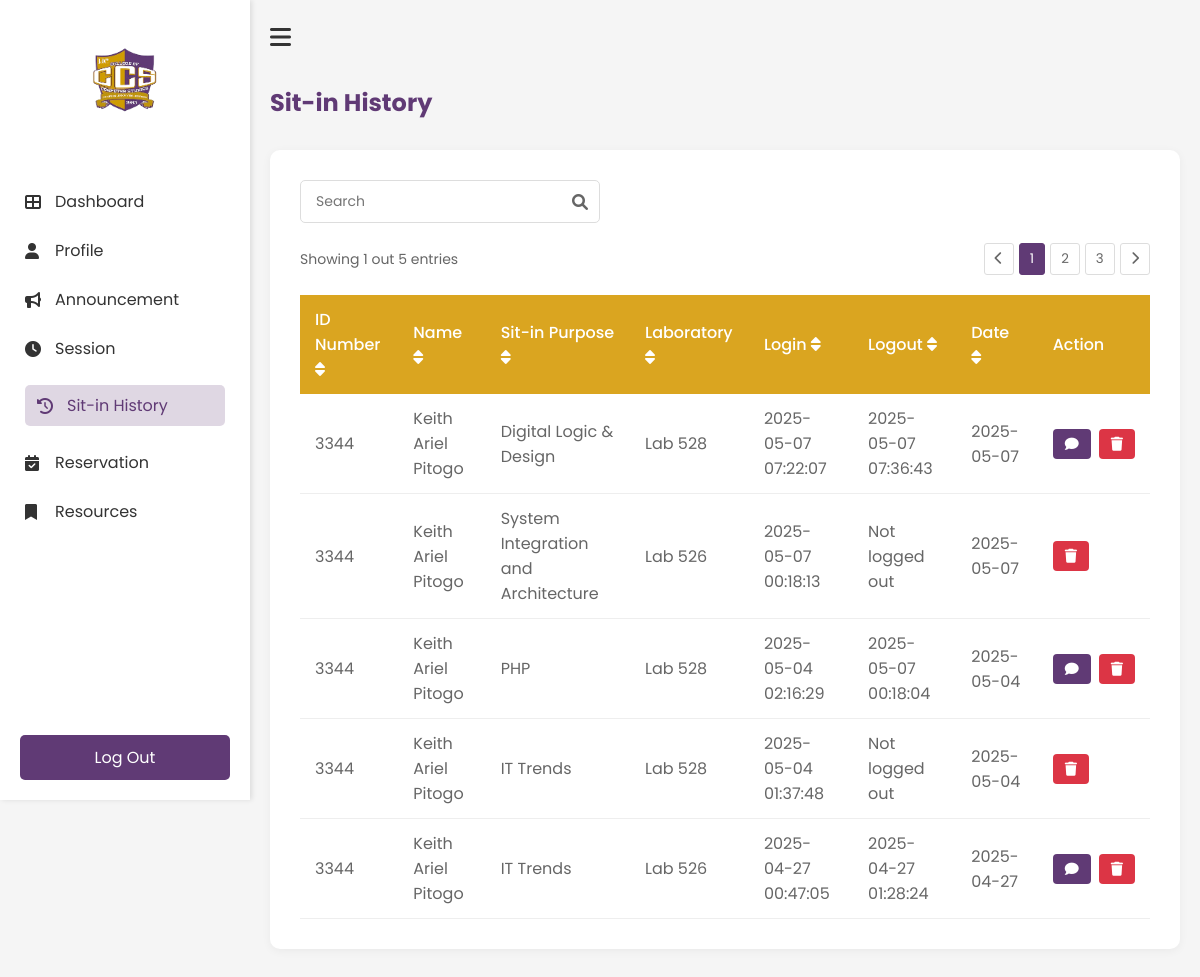
Screenshot of /History (signed in) with the database file from the repository.
### tables this page shows
CREATE TABLE reservations (
                id INTEGER PRIMARY KEY AUTOINCREMENT,
                idno TEXT NOT NULL,
                purpose TEXT NOT NULL,
                lab TEXT NOT NULL,
                computer_number INTEGER NOT NULL,
                time_in DATETIME NOT NULL,
                time_out DATETIME,
                status TEXT DEFAULT 'Pending',
                requested_time DATETIME,
                FOREIGN KEY (idno) REFERENCES users(IDNO)
            );

### app.py (the view)
@app.route('/History')
def History():
    if 'username' not in session:
        return redirect(url_for('login'))
    history = get_user_history(session['student_id'])
    return render_template('student/history.html', history=history)

### templates/student/history.html (shortened to what this page needs)
<!DOCTYPE html>
<html lang="en">
    <head>
        <link rel="stylesheet" href="{{ url_for('static', filename='student/history.css') }}">
        <link rel="stylesheet" href="https://cdnjs.cloudflare.com/ajax/libs/font-awesome/6.0.0-beta3/css/all.min.css">
    </head>
    <body>
        <div class="history-container">
            <nav class="sidebar" id="sidebar">
                <div class="logo-container">
                    <img src="{{ url_for('static', filename='images/ccs.png') }}" alt="ccs logo" class="logo">
                </div>
                <ul class="nav-links">
                    <li><a href="{{ url_for('Dashboard') }}"><i class="fas fa-th-large"></i>Dashboard</a></li>
                    <li><a href="{{ url_for('Profile') }}"><i class="fas fa-user"></i>Profile</a></li>
                    <li><a href="{{ url_for('Announcement') }}"><i class="fas fa-bullhorn"></i>Announcement</a></li>
                    <li><a href="{{ url_for('Session') }}"><i class="fas fa-clock"></i>Session</a></li>
                    <li><a href="{{ url_for('History') }}" class="active"><i class="fas fa-history"></i>Sit-in History</a></li>
                    <li><a href="{{ url_for('Reservation') }}"><i class="fas fa-calendar-check"></i>Reservation</a></li>
                    <li><a href="{{ url_for('Resources') }}"><i class="fas fa-bookmark"></i>Resources</a></li>
                </ul>
                <div class="logout-section">
                    <a href="{{ url_for('logout') }}" class="logout-btn"></i>Log Out</a>
                </div>
            </nav>
            <main class="main-content">
                <div class="top-bar">
                    <button id="sidebar-toggle" class="hamburger-btn"><i class="fas fa-bars"></i></button>
                </div>
                <h1 class="header">Sit-in History</h1>
                <div class="history-card">
                    <div class="search-container">
                        <input type="text" id="searchInput" placeholder="Search" class="search-input">
                        <i class="fas fa-search search-icon"></i>
                    </div>
                    <div class="table-container">
                        <div class="pagination-top">
                            <span>Showing 1 out 5 entries</span>
                            <div class="pagination-controls">
                                <button class="page-btn"><i class="fas fa-chevron-left"></i></button>
                                <button class="page-btn active">1</button>
                                <button class="page-btn">2</button>
                                <button class="page-btn">3</button>
                                <button class="page-btn"><i class="fas fa-chevron-right"></i></button>
                            </div>
                        </div>
                <table class="history-table" id="historyTable">
                    <thead>
                        <tr>
                            <th onclick="sortTable(0)">ID Number <i class="fas fa-sort"></i></th>
                            <th onclick="sortTable(1)">Name <i class="fas fa-sort"></i></th>
                            <th onclick="sortTable(2)">Sit-in Purpose <i class="fas fa-sort"></i></th>
                            <th onclick="sortTable(3)">Laboratory <i class="fas fa-sort"></i></th>
                            <th onclick="sortTable(4)">Login <i class="fas fa-sort"></i></th>
                            <th onclick="sortTable(5)">Logout <i class="fas fa-sort"></i></th>
                            <th onclick="sortTable(6)">Date <i class="fas fa-sort"></i></th>
                            <th>Action</th>
                        </tr>
                    </thead>
                    <tbody>
                            {% for record in history %}
                            <tr data-id="{{ record.id }}">
                                <td>{{ record.idno }}</td>
                                <td>{{ record.name }}</td>
                                <td>{{ record.purpose }}</td>
                                <td>{{ record.laboratory }}</td>
                                <td>{{ record.login }}</td>
                                <td>{{ record.logout }}</td>
                                <td>{{ record.date }}</td>
                                <td>
                                    <div class="action-buttons">
                                        {% if record.status == 'Completed' %}
                                            <button class="feedback-btn" onclick="openFeedbackModal('{{ record.id }}')">
                                                <i class="fas fa-comment"></i>
                                            </button>
                                        {% endif %}
                                        <button class="delete-btn" onclick="deleteRecord('{{ record.id }}')">
                                            <i class="fas fa-trash"></i>
                                        </button>
                                    </div>
                                </td>
                            </tr>
                            {% endfor %}
                        </tbody>
                </table>
            </div>
        </div>
    </main>
    </body>
</html>

### static/student/history.css (style rules this page uses)
* { margin: 0; padding: 0; box-sizing: border-box; font-family: 'Poppins', sans-serif; }
body { background-color: #f5f5f5; }
.history-container { display: flex; min-height: 100vh; }
.history-card { background: white; border-radius: 10px; padding: 30px; box-shadow: 0 2px 10px rgba(0, 0, 0, 0.05); margin: 20px 0; }
.search-container { position: relative; margin-bottom: 20px; max-width: 300px; }
.search-input { width: 100%; padding: 10px 35px 10px 15px; border: 1px solid #ddd; border-radius: 5px; font-size: 14px; }
.search-icon { position: absolute; right: 12px; top: 50%; transform: translateY(-50%); color: #666; }
.table-container { overflow-x: auto; }
.pagination-top { display: flex; justify-content: space-between; align-items: center; margin-bottom: 20px; color: #666; font-size: 14px; }
.pagination-controls { display: flex; gap: 5px; }
.page-btn { padding: 5px 10px; border: 1px solid #ddd; background: white; border-radius: 3px; cursor: pointer; color: #666; }
.page-btn.active { background-color: #603A75; color: white; border-color: #603A75; }
.history-table { width: 100%; border-collapse: collapse; margin-top: 10px; }
.history-table th { background-color: #DAA520; color: white; text-align: left; padding: 12px 15px; font-weight: 500; }
.history-table td { padding: 12px 15px; border-bottom: 1px solid #eee; color: #666; }
.sidebar { width: 250px; height: 100vh; position: fixed; left: 0; top: 0; background-color: white; padding: 20px 0; transition: all 0.3s ease; box-shadow: 2px 0 5px rgba(0, 0, 0, 0.1); z-index: 1000; }
.main-content { margin-left: 250px; transition: all 0.3s ease; width: calc(100% - 250px); padding: 20px; }
.main-content { flex: 1; padding: 20px; transition: all 0.3s ease; }
.top-bar { display: flex; align-items: center; margin-bottom: 30px; }
.hamburger-btn { background: none; border: none; font-size: 24px; cursor: pointer; margin-right: 15px; color: #333; }
.logo-container { text-align: center; padding: 20px 0; }
.logo { width: 80px; height: auto; }
.nav-links { list-style: none; padding: 0; margin-top: 30px; }
.nav-links li { padding: 12px 25px; }
.nav-links li a { color: #333; text-decoration: none; display: flex; align-items: center; transition: 0.3s; }
.nav-links li a:hover, .nav-links li a.active { padding: 8px 12px; border-radius: 5px; color: #603A75; background-color: rgba(96, 58, 117, 0.2); }
.nav-links li a i { margin-right: 10px; width: 20px; }
.nav-links li a:hover, .nav-links li a.active { color: #603A75; }
.logout-section { position: absolute; bottom: 20px; width: 100%; padding: 0 20px; }
.logout-btn { display: block; width: 100%; padding: 10px; background-color: #603A75; color: white; text-align: center; text-decoration: none; border-radius: 5px; transition: 0.3s; }
.main-content h1 { color: #603A75; margin-bottom: 30px; font-size: 24px; }
.feedback-btn { background-color: #603A75; color: white; border: none; padding: 8px 12px; border-radius: 4px; cursor: pointer; font-family: 'Poppins', sans-serif; display: flex; align-items: center; gap: 5px; }
.feedback-btn i { font-size: 14px; }
.action-buttons { display: flex; gap: 8px; }
.delete-btn { background-color: #dc3545; color: white; border: none; padding: 8px 12px; border-radius: 4px; cursor: pointer; font-family: 'Poppins', sans-serif; display: flex; align-items: center; }
.delete-btn i { font-size: 14px; }

### rows the page displays
reservations: idno "3344", name "Keith Ariel Pitogo", purpose "Digital Logic & Design", laboratory "Lab 528", login "2025-05-07 07:22:07", logout "2025-05-07 07:36:43", date "2025-05-07"
reservations: idno "3344", name "Keith Ariel Pitogo", purpose "System Integration and Architecture", laboratory "Lab 526", login "2025-05-07 00:18:13", logout "Not logged out", date "2025-05-07"
reservations: idno "3344", name "Keith Ariel Pitogo", purpose "PHP", laboratory "Lab 528", login "2025-05-04 02:16:29", logout "2025-05-07 00:18:04", date "2025-05-04"
reservations: idno "3344", name "Keith Ariel Pitogo", purpose "IT Trends", laboratory "Lab 528", login "2025-05-04 01:37:48", logout "Not logged out", date "2025-05-04"
reservations: idno "3344", name "Keith Ariel Pitogo", purpose "IT Trends", laboratory "Lab 526", login "2025-04-27 00:47:05", logout "2025-04-27 01:28:24", date "2025-04-27"
